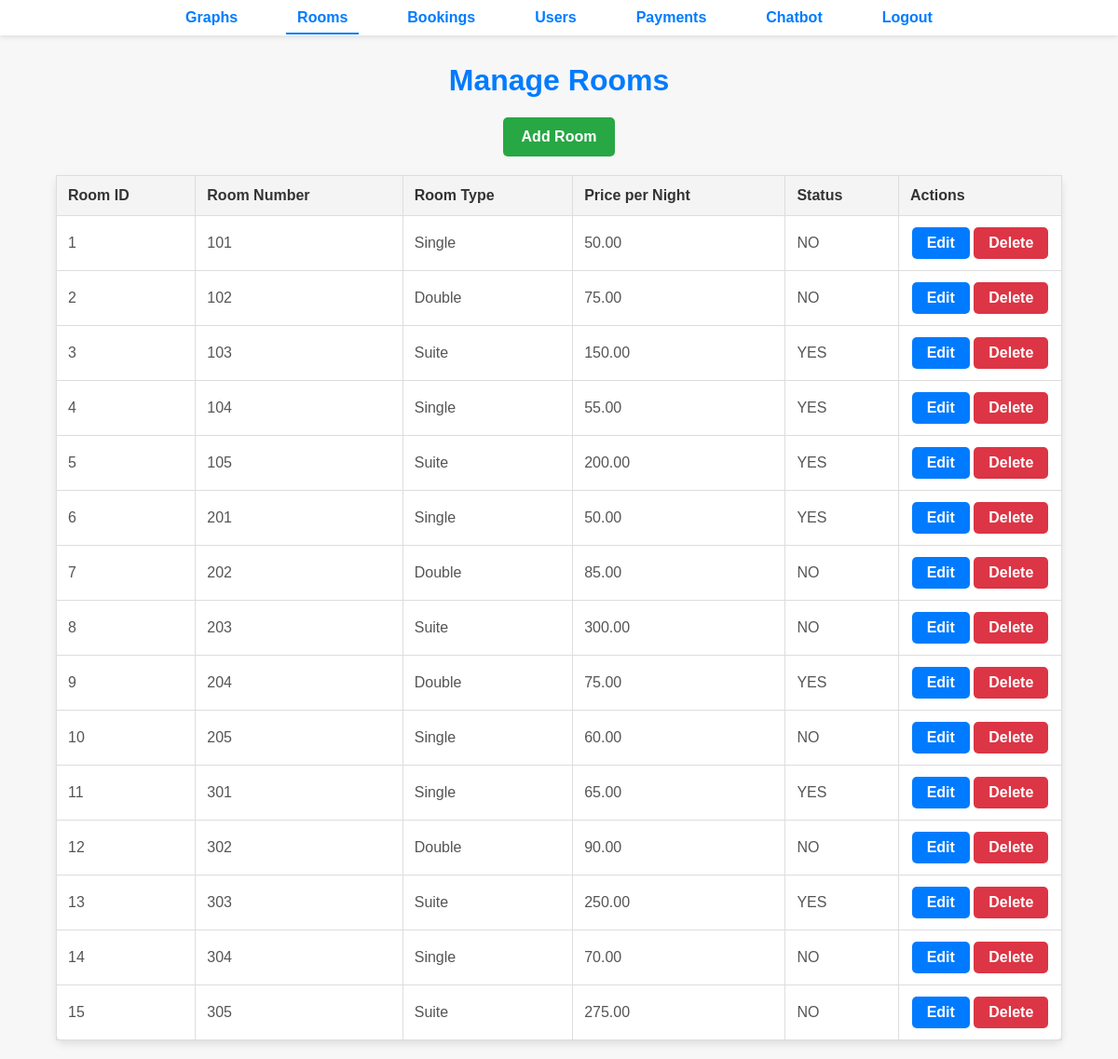
/admin/rooms.php (signed in), run on the app's committed database.
### tables this page shows
CREATE TABLE `rooms` (
  `room_id` int(11) NOT NULL,
  `room_number` varchar(10) NOT NULL,
  `room_type` enum('Single','Double','Suite') NOT NULL,
  `price_per_night` decimal(10,2) NOT NULL,
  `availability` enum('YES','NO') NOT NULL
);

### admin/rooms.php (the view, shortened to what this page needs)
<?php
include '../includes/db.php';
include '../includes/navbar_admin.php';
$stmt = $conn->query("SELECT * FROM rooms");
$rooms = $stmt->fetchAll(PDO::FETCH_ASSOC);
?>
<!DOCTYPE html>
<html>
<head>
    <link rel="stylesheet" href="../css/style.css">
</head>
<body>
    <h1>Manage Rooms</h1>
    <a href="add_room.php" class="add-room-btn">Add Room</a>
    <table>
        <tr>
            <th>Room ID</th>
            <th>Room Number</th>
            <th>Room Type</th>
            <th>Price per Night</th>
            <th>Status</th>
            <th>Actions</th>
        </tr>
        <?php foreach ($rooms as $room): ?>
        <tr>
            <td><?php echo $room['room_id']; ?></td>
            <td><?php echo $room['room_number']; ?></td>
            <td><?php echo $room['room_type']; ?></td>
            <td><?php echo $room['price_per_night']; ?></td>
            <td><?php echo $room['availability']; ?></td>
            <td class="actions-cell">
                <a href="edit_room.php?room_id=<?php echo $room['room_id']; ?>" class="btn btn-edit">Edit</a>
                <button onclick="confirmDelete(<?php echo $room['room_id']; ?>)" class="btn btn-delete">Delete</button>
            </td>
        </tr>
        <?php endforeach; ?>
    </table>
</body>
</html>

### css/style.css (style rules this page uses)
body { font-family: 'Arial', sans-serif; background-color: #f4f6f9; color: #333; margin: 0; padding: 0; }
h1, h2 { text-align: center; margin-top: 30px; font-size: 2rem; color: #007BFF; }
table { width: 90%; margin: 20px auto; border-collapse: collapse; background-color: #fff; border-radius: 8px; box-shadow: 0 4px 8px rgba(0, 0, 0, 0.1); }
th, td { padding: 12px; text-align: left; border: 1px solid #ddd; font-size: 16px; }
th { background-color: #f4f4f4; font-weight: bold; color: #333; }
td { color: #555; }

### admin/rooms.php (style rules this page uses)
body { font-family: 'Arial', sans-serif; background-color: #f7f7f7; color: #333; margin: 0; padding: 0; }
h1 { text-align: center; margin-top: 30px; font-size: 2rem; color: #007BFF; }
table { width: 90%; margin: 20px auto; border-collapse: collapse; background-color: #fff; border-radius: 8px; box-shadow: 0 4px 8px rgba(0, 0, 0, 0.1); }
th, td { padding: 12px; text-align: left; border: 1px solid #ddd; font-size: 16px; }
th { background-color: #f4f4f4; font-weight: bold; color: #333; }
td { color: #555; }
td.actions-cell { text-align: center; width: 150px; }
.btn { padding: 8px 16px; text-decoration: none; font-weight: bold; border-radius: 5px; display: inline-block; font-size: 16px; transition: background-color 0.3s; }
.btn-edit { background-color: #007BFF; color: white; transition: background-color 0.3s; }
.btn-delete { background-color: #DC3545; color: white; transition: background-color 0.3s; border: none; }
.add-room-btn { background-color: #28a745; color: white; padding: 12px 20px; text-decoration: none; font-weight: bold; border-radius: 5px; display: block; margin: 20px auto; width: fit-content; }

### data on the page
rooms: room_id "1", room_number "101", room_type "Single", price_per_night "50.00", availability "NO"
rooms: room_id "2", room_number "102", room_type "Double", price_per_night "75.00", availability "NO"
rooms: room_id "3", room_number "103", room_type "Suite", price_per_night "150.00", availability "YES"
rooms: room_id "4", room_number "104", room_type "Single", price_per_night "55.00", availability "YES"
rooms: room_id "5", room_number "105", room_type "Suite", price_per_night "200.00", availability "YES"
rooms: room_id "6", room_number "201", room_type "Single", price_per_night "50.00", availability "YES"
rooms: room_id "7", room_number "202", room_type "Double", price_per_night "85.00", availability "NO"
rooms: room_id "8", room_number "203", room_type "Suite", price_per_night "300.00", availability "NO"
rooms: room_id "9", room_number "204", room_type "Double", price_per_night "75.00", availability "YES"
rooms: room_id "10", room_number "205", room_type "Single", price_per_night "60.00", availability "NO"
rooms: room_id "11", room_number "301", room_type "Single", price_per_night "65.00", availability "YES"
rooms: room_id "12", room_number "302", room_type "Double", price_per_night "90.00", availability "NO"
rooms: room_id "13", room_number "303", room_type "Suite", price_per_night "250.00", availability "YES"
rooms: room_id "14", room_number "304", room_type "Single", price_per_night "70.00", availability "NO"
rooms: room_id "15", room_number "305", room_type "Suite", price_per_night "275.00", availability "NO"
